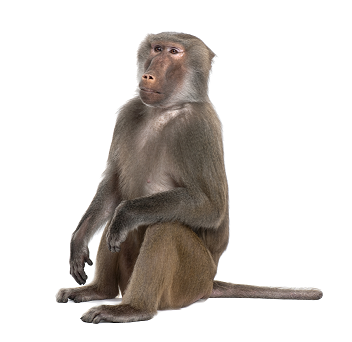
#> input picture python sison 2/latihan_pengelolah_citra/img/Baboon.png, 352 x 342 px; its folder holds only this picture in this run
$ python ruangKerja.py
#> lines starting #> are read from the running program, lines starting #| are printed output that depends on the picture
### python sison 2/latihan_pengelolah_citra/latihan_penegnalanCitra/Library_saya/atribut.py
import cv2
import numpy as np


class pengolahanCitra:

    def __init__(self, nama):
        self.__nama = nama
    # pengaturan kecerahan

    def negatif(self):
        citra = cv2.imread(self.__nama)
#> citra is the input picture: shape (342, 352, 3); mean B, G, R 207.2, 210.4, 214.6
        cv2.imshow('Citra Hasil', citra)
        hasil = 255 - citra
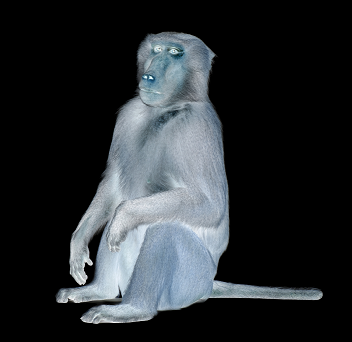
#> hasil: shape (342, 352, 3); mean B, G, R 47.8, 44.6, 40.4
        hasil2 = citra + 50
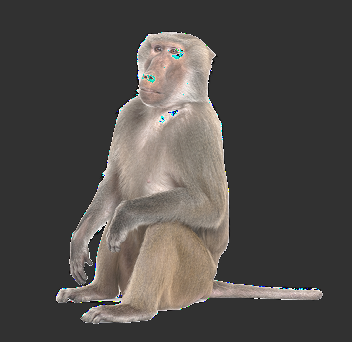
#> hasil2: shape (342, 352, 3); mean B, G, R 72.9, 76, 79.8
        cv2.imshow("Citra hasil 2", hasil)
        cv2.imshow("Citra hasil 3", hasil2)
        cv2.waitKey(0)

### python sison 2/latihan_pengelolah_citra/latihan_penegnalanCitra/ruangKerja.py
from Library_saya import atribut as atr
from colorama import Fore, Back, Style
import os
os.system('cls')
os.chdir('C:/Users/Dzaky Faihalariq Pir/Downloads/pythonseson2/latihan_pengelolah_citra/img')
data = os.listdir()

citra = atr.pengolahanCitra(data[0])
citra.negatif()

print(Fore.RED + 'Sudah selesai')
print(Fore.GREEN + 'Selamat')
print(Style.RESET_ALL)
print('='*25)
